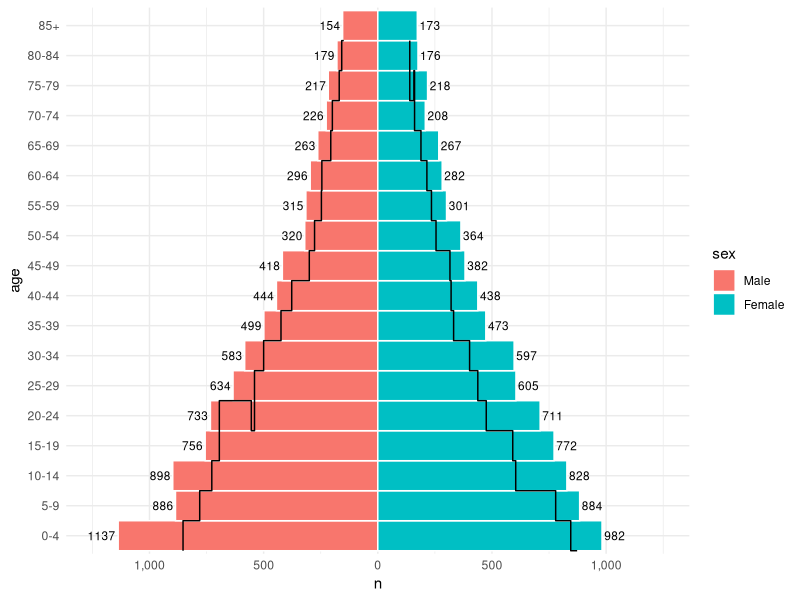

This figure's R source:
# Throwaway feasibility prototype from the design research (22.10.2026), not package code.
# Run from dev/spikes/. Figures are in dev/fig/.

library(ggplot2)
set.seed(1)
ages <- factor(c(paste0(seq(0, 80, 5), "-", seq(4, 84, 5)), "85+"), levels = c(paste0(seq(0, 80, 5), "-", seq(4, 84, 5)), "85+"))
pop <- expand.grid(age = ages, sex = c("Male", "Female"), year = c(2000, 2020))
pop$n <- round(1000 * exp(-as.integer(pop$age) / 9) * runif(nrow(pop), .9, 1.1) * ifelse(pop$year == 2020, 1.2, 1))

# Candidate: a Position that mirrors one side. Runs after stat, before position-scale retraining.
PositionPyramid <- ggproto("PositionPyramid", Position,
  side = NULL,
  setup_params = function(self, data) {
    levs <- if (is.factor(data$side)) levels(data$side) else sort(unique(data$side))
    list(left = self$side %||% levs[1])
  },
  compute_layer = function(self, data, params, layout) {
    left <- data$side == params$left
    for (v in intersect(c("x", "xmin", "xmax", "xend", "xintercept"), names(data))) data[[v]][left] <- -data[[v]][left]
    # swap xmin/xmax so they stay ordered
    if (all(c("xmin", "xmax") %in% names(data))) {
      lo <- pmin(data$xmin, data$xmax); hi <- pmax(data$xmin, data$xmax); data$xmin <- lo; data$xmax <- hi
    }
    if ("hjust" %in% names(data)) data$hjust[left] <- 1 - data$hjust[left]
    data
  }
)
position_pyramid <- function(side = NULL) ggproto(NULL, PositionPyramid, side = side)

d20 <- subset(pop, year == 2020)
d00 <- subset(pop, year == 2000)
p <- ggplot(d20, aes(n, age, fill = sex, side = sex)) +
  geom_col(position = position_pyramid(), width = 1, colour = "white") +
  geom_step(data = d00, aes(n, as.integer(age) - 0.5, group = sex, side = sex), inherit.aes = FALSE,
            position = position_pyramid(), direction = "vh") +
  geom_text(aes(label = n, hjust = -0.1), position = position_pyramid(), size = 3) +
  scale_x_continuous(labels = \(x) scales::comma(abs(x)), limits = \(l) c(-1, 1) * max(abs(l)),
                     expand = expansion(mult = .1)) +
  theme_minimal()
b <- ggplot_build(p)
print(b$layout$panel_params[[1]]$x$continuous_range)
print(head(b$data[[1]][, c("x", "xmin", "xmax", "y", "fill")], 3))
ggsave("spike1_position.png", p, width = 7, height = 5, dpi = 110, device = ragg::agg_png)
